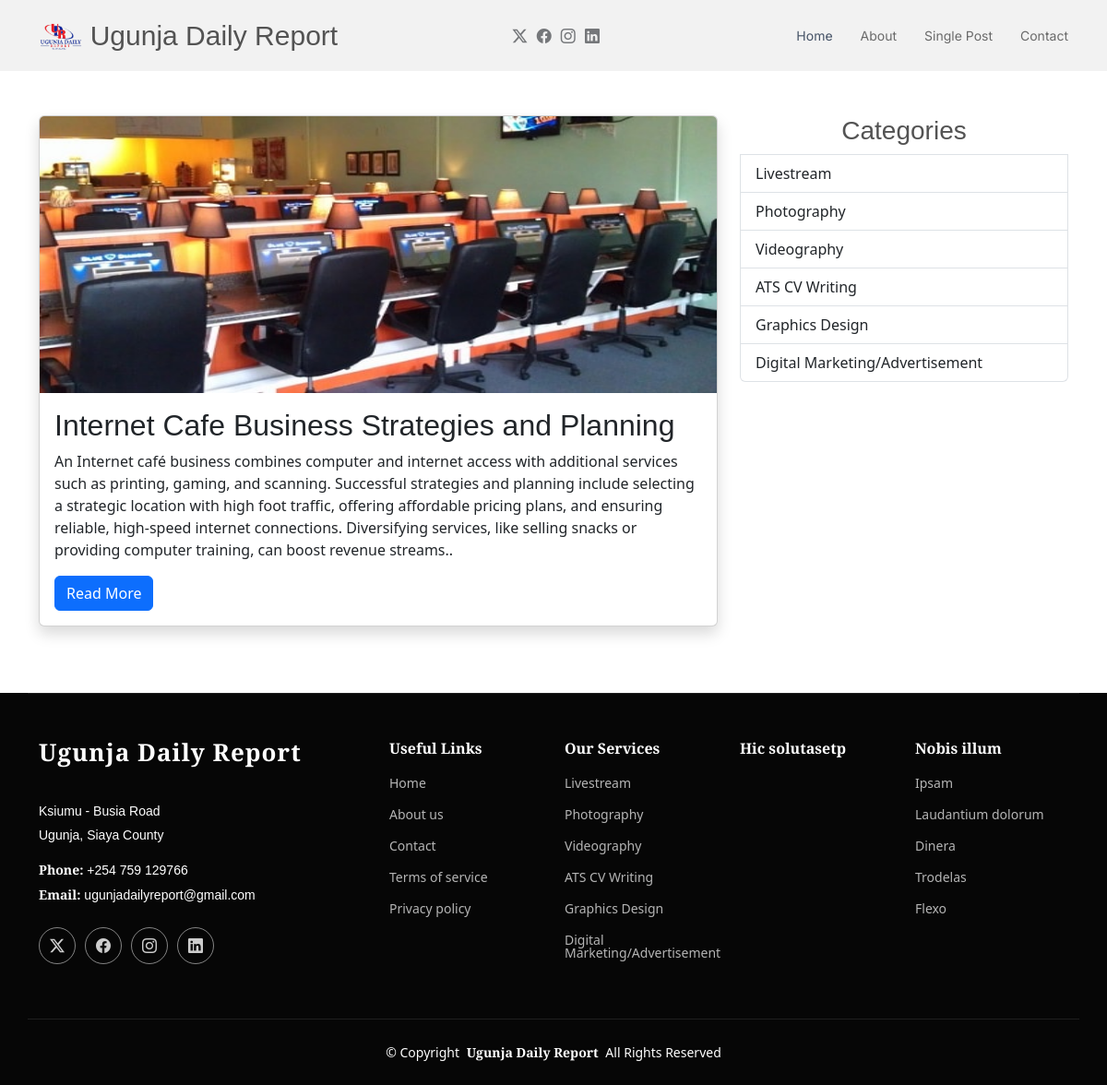
The page /bus_sub_trend/1 on the database its author committed.
### daily_report/models.py (models this page shows, shortened)
class business_sub_trending(models.Model):
    photo = models.ImageField(upload_to='uploads/business', default='uploads/business/business.jpg')
    type = models.CharField(max_length=30, null=False, blank=False, default='business')
    date = models.DateField(default=now, null=False, blank=False)
    title = models.CharField(max_length=300, null=False, blank=False)
    brief_description = models.TextField(default="")
    description = models.TextField(default="")
    writer_name = models.CharField(max_length=30, null=False, blank=False, default='')

### daily_report/views.py (the view)
# urls.py: path('bus_sub_trend/<id>', views.bus_sub_trend, name='bus_sub_trend'),
def bus_sub_trend(request, id):
    sub_trends = business_sub_trending.objects.get(id=id)
    return render(request, 'business/sub_trending.html', {'sub_trends': sub_trends})

### daily_report/templates/business/sub_trending.html (shortened to what this page needs)
{% load static %}
<!DOCTYPE html>
<html lang="en">
<head>
    <link href="{% static 'assets/vendor/bootstrap/css/bootstrap.min.css' %}" rel="stylesheet">
    <link href="{% static 'assets/vendor/bootstrap-icons/bootstrap-icons.css' %}" rel="stylesheet">
    <link href="{% static 'assets/vendor/aos/aos.css' %}" rel="stylesheet">
    <link href="{% static 'assets/vendor/swiper/swiper-bundle.min.css' %}" rel="stylesheet">
    <link href="{% static 'assets/css/main.css' %}" rel="stylesheet">
</head>
<body class="index-page">
<header id="header" class="header d-flex align-items-center sticky-top">
    <div class="container position-relative d-flex align-items-center justify-content-between">
        <a href="/" class="logo d-flex align-items-center me-auto me-xl-0">
            <img src="{% static 'assets/img/logo1.png' %}" alt="">
            <h1 class="sitename">Ugunja Daily Report</h1>
        </a>
        <nav id="navmenu" class="navmenu">
            <ul>
                <li><a href="/" class="active">Home</a></li>
                <li><a href="/about">About</a></li>
                <li><a href="/single_post">Single Post</a></li>
                <li><a href="/contact">Contact</a></li>
            </ul>
        </nav>
        <div class="header-social-links">
            <a target="_blank" href="https://x.com/UgunjaOnline?t=5RmRRW5MwKeECv6P-m9fxw&s=09" class="twitter"><i
                    class="bi bi-twitter-x"></i></a>
            <a target="_blank" href="https://www.facebook.com/UgunjaOnline" class="facebook"><i
                    class="bi bi-facebook"></i></a>
            <a href="#" class="instagram"><i class="bi bi-instagram"></i></a>
            <a href="#" class="linkedin"><i class="bi bi-linkedin"></i></a>
        </div>
    </div>
</header>
<main class="container my-5">
    <div class="row">
        <div class="col-lg-8 mb-4">
            <div class="card shadow">
                <img src="/media/{{ sub_trends.photo }}" class="card-img-top" alt="Featured post image" height="300"
                     width="750">
                <div class="card-body">
                    <h2 class="card-title">{{ sub_trends.title }}</h2>
                    <p class="card-text">{{ sub_trends.brief_description }}.</p>
                    <a href="#" class="btn btn-primary read-more-btn">Read More</a>
                </div>
            </div>
        </div>
        <aside class="col-lg-4 mb-4">
            <div class="list-group">
                <h3 class="text-center">Categories</h3>
                <a href="#" class="list-group-item list-group-item-action">Livestream</a>
                <a href="#" class="list-group-item list-group-item-action">Photography</a>
                <a href="#" class="list-group-item list-group-item-action">Videography</a>
                <a href="#" class="list-group-item list-group-item-action">ATS CV Writing</a>
                <a href="#" class="list-group-item list-group-item-action">Graphics Design</a>
                <a href="#" class="list-group-item list-group-item-action">Digital Marketing/Advertisement</a>
            </div>
        </aside>
    </div>
</main>
<footer id="footer" class="footer dark-background">
    <div class="container footer-top">
        <div class="row gy-4">
            <div class="col-lg-4 col-md-6 footer-about">
                <a href="/" class="logo d-flex align-items-center">
                    <span class="sitename">Ugunja Daily Report</span>
                </a>
                <div class="footer-contact pt-3">
                    <p>Ksiumu - Busia Road</p>
                    <p>Ugunja, Siaya County</p>
                    <p class="mt-3"><strong>Phone:</strong> <span>+254 759 129766</span></p>
                    <p><strong>Email:</strong> <span>ugunjadailyreport@gmail.com</span></p>
                </div>
                <div class="social-links d-flex mt-4">
                    <a href="https://x.com/UgunjaOnline?t=5RmRRW5MwKeECv6P-m9fxw&s=09"><i
                            class="bi bi-twitter-x"></i></a>
                    <a href="https://www.facebook.com/UgunjaOnline?mibextid=ZbWKwL"><i class="bi bi-facebook"></i></a>
                    <a href=""><i class="bi bi-instagram"></i></a>
                    <a href=""><i class="bi bi-linkedin"></i></a>
                </div>
            </div>
            <div class="col-lg-2 col-md-3 footer-links">
                <h4>Useful Links</h4>
                <ul>
                    <li><a href="/">Home</a></li>
                    <li><a href="/about">About us</a></li>
                    <li><a href="/contact">Contact</a></li>
                    <li><a href="#">Terms of service</a></li>
                    <li><a href="#">Privacy policy</a></li>
                </ul>
            </div>
            <div class="col-lg-2 col-md-3 footer-links">
                <h4>Our Services</h4>
                <ul>
                    <li><a href="#">Livestream</a></li>
                    <li><a href="#">Photography</a></li>
                    <li><a href="#">Videography</a></li>
                    <li><a href="#">ATS CV Writing</a></li>
                    <li><a href="#">Graphics Design</a></li>
                    <li><a href="#">Digital Marketing/Advertisement</a></li>
                </ul>
            </div>
            <div class="col-lg-2 col-md-3 footer-links">
                <h4>Hic solutasetp</h4>
                <ul>
                    <li><a href="#"></a></li>
                    <li><a href="#"></a></li>
                    <li><a href="#"></a></li>
                    <li><a href="#"></a></li>
                    <li><a href="#"></a></li>
                </ul>
            </div>
            <div class="col-lg-2 col-md-3 footer-links">
                <h4>Nobis illum</h4>
                <ul>
                    <li><a href="#">Ipsam</a></li>
                    <li><a href="#">Laudantium dolorum</a></li>
                    <li><a href="#">Dinera</a></li>
                    <li><a href="#">Trodelas</a></li>
                    <li><a href="#">Flexo</a></li>
                </ul>
            </div>
        </div>
    </div>
    <div class="container copyright text-center mt-4">
        <p>© <span>Copyright</span> <strong class="px-1 sitename">Ugunja Daily Report</strong>
            <span>All Rights Reserved</span></p>
    </div>
</footer>
</body>
</html>

### daily_report/static/assets/css/main.css (style rules this page uses)
:root { --default-font: "EB Garamond", system-ui, -apple-system, "Segoe UI", Roboto, "Helvetica Neue", Arial, "Noto Sans", "Liberation Sans", sans-serif, "Apple Color Emoji", "Segoe UI Emoji", "Segoe UI Symbol", "Noto Color Emoji"; --heading-font: "EB Garamond", sans-serif; --nav-font: "Inter", sans-serif; }
:root { --background-color: #ffffff; --default-color: #212529; --heading-color: #535353; --accent-color: #465367; --surface-color: #ffffff; --contrast-color: #ffffff; }
:root { --nav-color: #6a6a6a; --nav-hover-color: #465367; --nav-mobile-background-color: #ffffff; --nav-dropdown-background-color: #ffffff; --nav-dropdown-color: #6a6a6a; --nav-dropdown-hover-color: #465367; }
.dark-background { --background-color: #060606; --default-color: #ffffff; --heading-color: #ffffff; --surface-color: #252525; --contrast-color: #ffffff; }
:root { scroll-behavior: smooth; }
body { color: var(--default-color); background-color: var(--background-color); font-family: var(--default-font); }
a { color: var(--accent-color); text-decoration: none; transition: 0.3s; }
h1, h2, h3, h4, h5, h6 { color: var(--heading-color); font-family: var(--heading-font); }
.header { --background-color: #f2f2f2; color: var(--default-color); background-color: var(--background-color); padding: 10px 0; transition: all 0.5s; z-index: 997; }
.header .logo { line-height: 1; }
.header .logo img { max-height: 36px; margin-right: 8px; }
.header .logo h1 { font-size: 30px; margin: 0; font-weight: 500; color: var(--heading-color); }
.header .header-social-links { padding-right: 15px; }
.header .header-social-links a { color: color-mix(in srgb, var(--default-color), transparent 40%); padding-left: 6px; display: inline-block; transition: 0.3s; font-size: 16px; }
.header .header-social-links a i { line-height: 0px; }
@media (max-width: 1200px) { .header .logo { order: 1; } }
@media (max-width: 1200px) { .header .header-social-links { order: 2; } }
@media (max-width: 1200px) { .header .navmenu { order: 3; } }
@media (min-width: 1200px) { .navmenu { padding: 0; } }
@media (min-width: 1200px) { .navmenu ul { margin: 0; padding: 0; display: flex; list-style: none; align-items: center; } }
@media (min-width: 1200px) { .navmenu li { position: relative; } }
@media (min-width: 1200px) { .navmenu a, .navmenu a:focus { color: var(--nav-color); padding: 18px 15px; font-size: 14px; font-family: var(--nav-font); font-weight: 400; display: flex; align-items: center; justify-content: space-between; white-space: nowrap; transition: 0.3s; } }
@media (min-width: 1200px) { .navmenu li:last-child a { padding-right: 0; } }
@media (min-width: 1200px) { .navmenu li:hover>a, .navmenu .active, .navmenu .active:focus { color: var(--nav-hover-color); } }
.footer { color: var(--default-color); background-color: var(--background-color); font-size: 14px; position: relative; }
.footer .footer-top { padding-top: 50px; border-top: 1px solid color-mix(in srgb, var(--default-color), transparent 90%); }
.footer .footer-about .logo { line-height: 1; margin-bottom: 25px; }
.footer .footer-about .logo span { color: var(--heading-color); font-family: var(--heading-font); font-size: 26px; font-weight: 700; letter-spacing: 1px; }
.footer .footer-about p { font-size: 14px; font-family: var(--heading-font); }
.footer .social-links a { display: flex; align-items: center; justify-content: center; width: 40px; height: 40px; border-radius: 50%; border: 1px solid color-mix(in srgb, var(--default-color), transparent 50%); font-size: 16px; color: color-mix(in srgb, var(--default-color), transparent 20%); margin-right: 10px; transition: 0.3s; }
.footer h4 { font-size: 16px; font-weight: bold; position: relative; padding-bottom: 12px; }
.footer .footer-links { margin-bottom: 30px; }
.footer .footer-links ul { list-style: none; padding: 0; margin: 0; }
.footer .footer-links ul li { padding: 10px 0; display: flex; align-items: center; }
.footer .footer-links ul li:first-child { padding-top: 0; }
.footer .footer-links ul a { color: color-mix(in srgb, var(--default-color), transparent 30%); display: inline-block; line-height: 1; }
.footer .footer-contact p { margin-bottom: 5px; }
.footer .copyright { padding: 25px 0; border-top: 1px solid color-mix(in srgb, var(--default-color), transparent 90%); }
.footer .copyright p { margin-bottom: 0; }

### rows shown on the page
business_sub_trending: photo (picture), title "Internet Cafe Business Strategies and Planning", brief_description "An Internet café business combines computer and internet access with additional services such as printing, gaming, and scanning. Successful strategies and planning include selecting a strategic location with high foot traffic, offering affordable pricing plans, and ensuring reliable, high-speed internet connections. Diversifying services, like selling snacks or providing computer training, can boost revenue streams."
